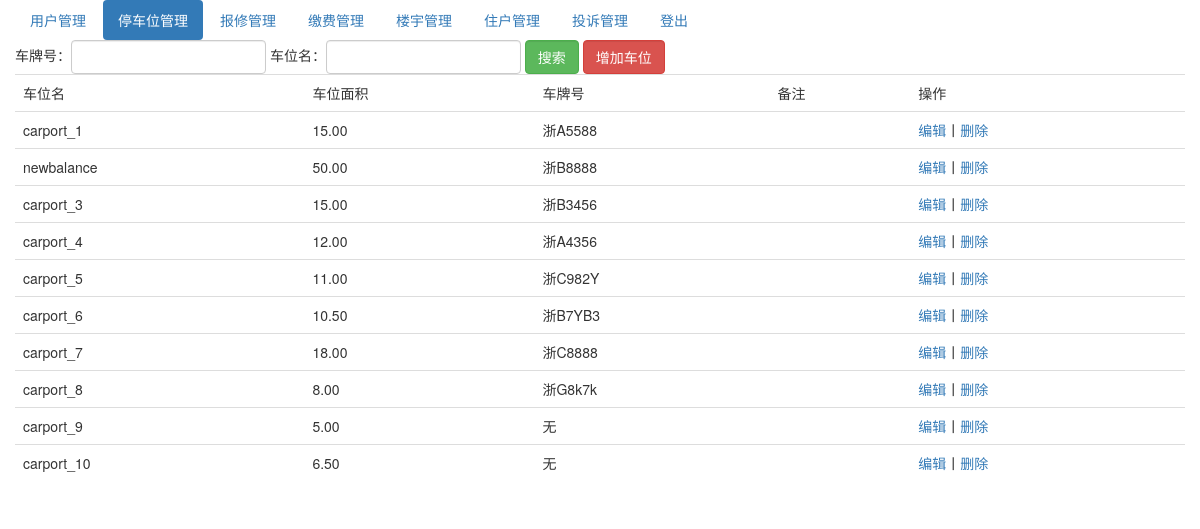
The app's page /index.php/carport_admin, older data.
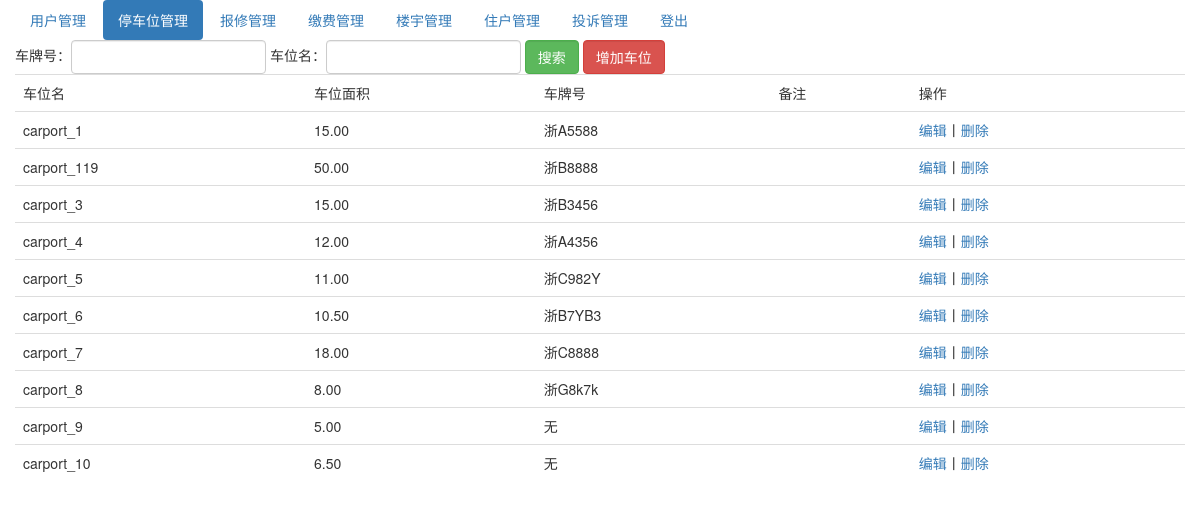
The same page, newer data.
### tables this page shows
CREATE TABLE IF NOT EXISTS `carport` (
  `carport_id` int(10) NOT NULL AUTO_INCREMENT COMMENT 'ID',
  `carport_name` varchar(255) NOT NULL COMMENT '车位编号名',
  `area` decimal(10,2) NOT NULL COMMENT '车位面积',
  `license` varchar(255) NOT NULL COMMENT '车牌号',
  `remark` varchar(255) NOT NULL COMMENT '备注',
  PRIMARY KEY (`carport_id`)
);

### application/controllers/Carport_admin.php (called while the page is built, shortened)
<?php
class Carport_admin extends CI_Controller{
    public function __construct()
    {
        $this->load->helper('url_helper');
    }
    public function index(){
        $this->load->model('carport_model');
        $condition=array();
        $carport_list=$this->carport_model->getCarportList($condition);
        $data=array();
            $data['carport_list']=$carport_list;
        $this->load->view('templates/header_admin',$data);
        $this->load->view('carport_index_admin',$data);
    }
}

### index.php (called while the page is built, shortened)
<?php
require_once BASEPATH.'core/CodeIgniter.php';

### application/models/Carport_model.php (called while the page is built, shortened)
<?php
class Carport_model extends CI_Model{
    public function getCarportList($condition=array())
    {
        $query=$this->db->get_where('carport',$condition);
        return $query->result_array();
    }
}
?>

### application/views/carport_index_admin.php (the view, shortened to what this page needs)
<div class="container">
    <div class="row">
        <ul class="nav nav-pills">
            <li role="presentation"><a href="/index.php/member_admin/index">用户管理</a></li>
            <li role="presentation" class="active"><a href="/index.php/carport_admin/index">停车位管理</a></li>
            <li role="presentation"><a href="/index.php/repair_admin/index">报修管理</a></li>
            <li role="presentation"><a href="/index.php/charge_admin/index">缴费管理</a></li>
            <li role="presentation"><a href="/index.php/building_admin/index">楼宇管理</a></li>
            <li role="presentation"><a href="/index.php/house_admin/index">住户管理</a></li>
            <li role="presentation"><a href="/index.php/complain_admin/index">投诉管理</a></li>
            <li role="presentation"><a href="/index.php/Welcome/logout">登出</a></li>
        </ul>
    </div>
    <div class="row">
        <form method="get" class="form-inline" action="/index.php/Carport_admin/index">
            <div class="form-group">车牌号：<input type="text" class="form-control" name="license"></div>
            <div class="form-group">车位名：<input type="text" class="form-control" name="carport_name"></div>
            <div class="form-group"><input type="submit" class="form-control btn-success" value="搜索"></td></div>
            <div class="form-group"><a class="form-control btn-danger" href="/index.php/Carport_admin/add">增加车位</a></div>
        </form>
    </div>
    <div class="row">
        <table class="table">
            <tr>
                <td>车位名</td>
                <td>车位面积</td>
                <td>车牌号</td>
                <td>备注</td>
                <td>操作</td>
            </tr>
            <?php foreach($carport_list as $value){ ?>
                <tr>
                    <td><?php echo $value['carport_name']; ?></td>
                    <td><?php echo $value['area']; ?></td>
                    <td><?php echo $value['license']; ?></td>
                    <td><?php echo $value['remark']; ?></td>
                    <td><a href="/index.php/Carport_admin/showEdit?carport_id=<?php echo $value['carport_id']; ?>">编辑</a>丨<a href="/index.php/Carport_admin/delete?carport_id=<?php echo $value['carport_id']; ?>">删除</a></td>
                </tr>
            <?php } ?>
        </table>
    </div>
</div>

Row changes from the older to the newer data that the page shows:
changed carport "浙B8888": carport_name "newbalance" → "carport_119"
